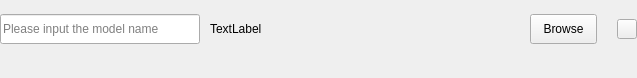
<?xml version="1.0" encoding="UTF-8"?>
<ui version="4.0">
 <class>ModelSetting</class>
 <widget class="QWidget" name="ModelSetting">
  <property name="geometry">
   <rect>
    <x>0</x>
    <y>0</y>
    <width>637</width>
    <height>78</height>
   </rect>
  </property>
  <property name="windowTitle">
   <string>Form</string>
  </property>
  <layout class="QVBoxLayout" name="verticalLayout">
   <property name="spacing">
    <number>0</number>
   </property>
   <property name="leftMargin">
    <number>0</number>
   </property>
   <property name="topMargin">
    <number>0</number>
   </property>
   <property name="rightMargin">
    <number>0</number>
   </property>
   <property name="bottomMargin">
    <number>0</number>
   </property>
   <item>
    <layout class="QGridLayout" name="gridLayout">
     <property name="spacing">
      <number>0</number>
     </property>
     <item row="1" column="3">
      <widget class="QLabel" name="label">
       <property name="minimumSize">
        <size>
         <width>0</width>
         <height>20</height>
        </size>
       </property>
       <property name="maximumSize">
        <size>
         <width>16777215</width>
         <height>20</height>
        </size>
       </property>
       <property name="text">
        <string/>
       </property>
      </widget>
     </item>
     <item row="1" column="2">
      <widget class="QLabel" name="model_path_warning">
       <property name="minimumSize">
        <size>
         <width>0</width>
         <height>20</height>
        </size>
       </property>
       <property name="maximumSize">
        <size>
         <width>16777215</width>
         <height>20</height>
        </size>
       </property>
       <property name="text">
        <string/>
       </property>
      </widget>
     </item>
     <item row="0" column="0">
      <widget class="vtk::display::LineEdit" name="model_name_input">
       <property name="minimumSize">
        <size>
         <width>200</width>
         <height>30</height>
        </size>
       </property>
       <property name="maximumSize">
        <size>
         <width>200</width>
         <height>30</height>
        </size>
       </property>
       <property name="placeholderText">
        <string>Please input the model name</string>
       </property>
      </widget>
     </item>
     <item row="0" column="5">
      <widget class="QToolButton" name="delete_model_btn">
       <property name="minimumSize">
        <size>
         <width>20</width>
         <height>20</height>
        </size>
       </property>
       <property name="maximumSize">
        <size>
         <width>20</width>
         <height>20</height>
        </size>
       </property>
       <property name="cursor">
        <cursorShape>PointingHandCursor</cursorShape>
       </property>
       <property name="text">
        <string/>
       </property>
       <property name="icon">
        <iconset resource="../../vtk.qrc">
         <normaloff>:/uiframe/images/config/delete.svg</normaloff>:/uiframe/images/config/delete.svg</iconset>
       </property>
       <property name="iconSize">
        <size>
         <width>20</width>
         <height>20</height>
        </size>
       </property>
      </widget>
     </item>
     <item row="0" column="4">
      <widget class="QLabel" name="label_2">
       <property name="minimumSize">
        <size>
         <width>20</width>
         <height>0</height>
        </size>
       </property>
       <property name="maximumSize">
        <size>
         <width>20</width>
         <height>16777215</height>
        </size>
       </property>
       <property name="text">
        <string/>
       </property>
      </widget>
     </item>
     <item row="0" column="3">
      <widget class="QToolButton" name="model_path_btn">
       <property name="minimumSize">
        <size>
         <width>67</width>
         <height>30</height>
        </size>
       </property>
       <property name="maximumSize">
        <size>
         <width>67</width>
         <height>30</height>
        </size>
       </property>
       <property name="cursor">
        <cursorShape>PointingHandCursor</cursorShape>
       </property>
       <property name="text">
        <string>Browse</string>
       </property>
      </widget>
     </item>
     <item row="0" column="2">
      <widget class="QLabel" name="model_path">
       <property name="sizePolicy">
        <sizepolicy hsizetype="Expanding" vsizetype="Preferred">
         <horstretch>0</horstretch>
         <verstretch>0</verstretch>
        </sizepolicy>
       </property>
       <property name="minimumSize">
        <size>
         <width>0</width>
         <height>30</height>
        </size>
       </property>
       <property name="maximumSize">
        <size>
         <width>413</width>
         <height>30</height>
        </size>
       </property>
       <property name="text">
        <string>TextLabel</string>
       </property>
      </widget>
     </item>
     <item row="0" column="1">
      <widget class="QLabel" name="label_4">
       <property name="minimumSize">
        <size>
         <width>10</width>
         <height>0</height>
        </size>
       </property>
       <property name="maximumSize">
        <size>
         <width>10</width>
         <height>16777215</height>
        </size>
       </property>
       <property name="text">
        <string/>
       </property>
      </widget>
     </item>
     <item row="1" column="0" colspan="2">
      <widget class="QLabel" name="model_name_warning">
       <property name="minimumSize">
        <size>
         <width>200</width>
         <height>20</height>
        </size>
       </property>
       <property name="maximumSize">
        <size>
         <width>200</width>
         <height>20</height>
        </size>
       </property>
       <property name="text">
        <string/>
       </property>
      </widget>
     </item>
    </layout>
   </item>
  </layout>
 </widget>
 <customwidgets>
  <customwidget>
   <class>vtk::display::LineEdit</class>
   <extends>QLineEdit</extends>
   <header>uiframe/commonuiset/lineedit/lineedit.h</header>
  </customwidget>
 </customwidgets>
 <resources>
  <include location="../../vtk.qrc"/>
 </resources>
 <connections/>
</ui>
